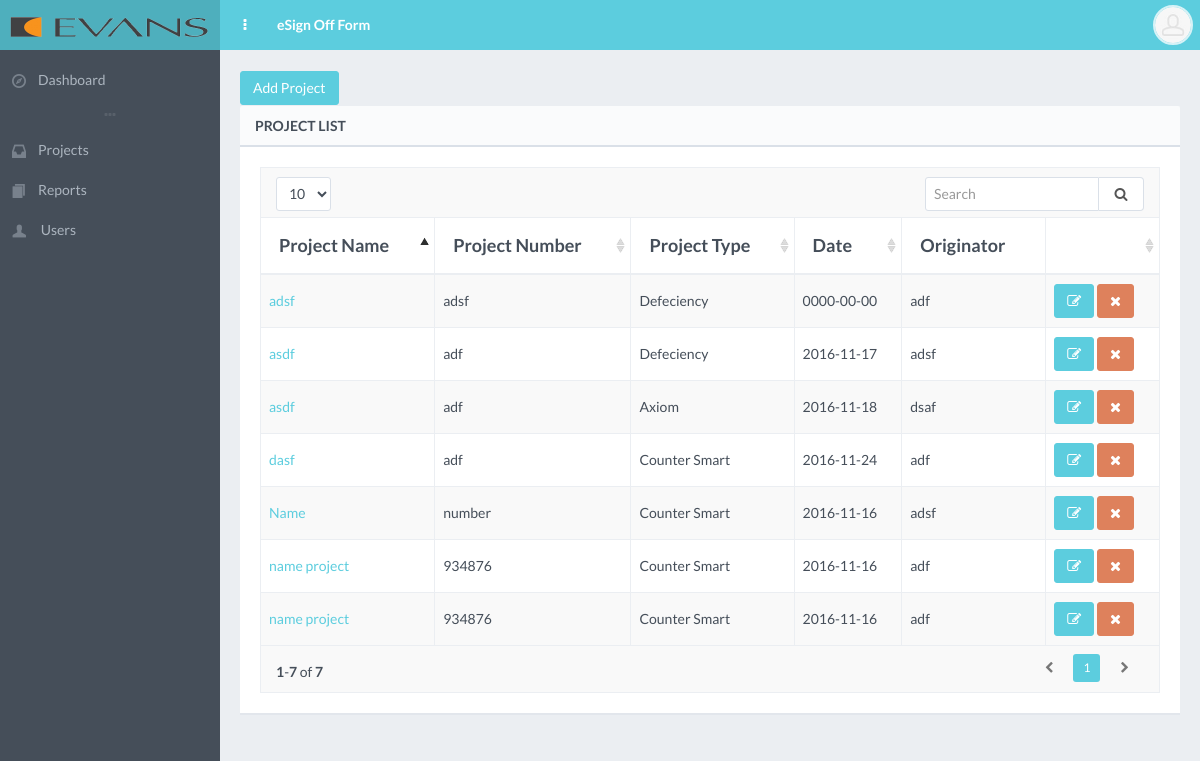
The app's page /admin/projects.php with its own data.
### tables this page shows
CREATE TABLE `project` (
  `projectid` bigint(20) NOT NULL AUTO_INCREMENT,
  `projectname` varchar(300) DEFAULT NULL,
  `projectnumber` varchar(300) DEFAULT NULL,
  `projecttype` varchar(300) DEFAULT NULL,
  `formdate` date DEFAULT NULL,
  `originator` varchar(300) DEFAULT NULL,
  PRIMARY KEY (`projectid`)
);

### admin/include/functions.php (called while the page is built, shortened)
<?php
function selectListSQL($q){
	$conn = dbConnect();
	$stmt = $conn->prepare($q);
	$stmt->execute();
	$rows = $stmt->fetchAll();
	return $rows;
}
?>

### admin/projects.php (the view, shortened to what this page needs)
<?php
include('header.php');
include_once("include/functions.php");
?>
    <body>
        <div id="page-wrapper" class="page-loading">
            <div id="page-container" class="header-fixed-top sidebar-visible-lg-full">
			<?php include('sidebar.php'); ?>
                <div id="main-container">
                    <?php include('headernav.php');?>
                    <div id="page-content">
			<div class="row">
			   <div class="col-lg-12">
						<div>
					<a href="#modal-regular" class="btn btn-effect-ripple btn-primary" data-toggle="modal">Add Project</a>
					</div>
				<div class="block full">
					<div class="block-title">
						<h2>Project List</h2>
					</div>
					<div class="table-responsive">
						<table id="example-datatable" class="table table-striped table-bordered table-vcenter table-hover">
							<thead>
								<tr>
									<th>Project Name</th>
									<th>Project Number</th>
									<th>Project Type</th>
									<th>Date</th>
									<th>Originator</th>
									<th></th>
								</tr>
							</thead>
							<tbody>
					<?php
						$itemlist = selectListSQL("SELECT * FROM project");
						foreach ($itemlist as $rows => $link) {
							$projectname = $link['projectname'];
							$projectnumber = $link['projectnumber'];
							$projecttype = $link['projecttype'];
							$formdate = $link['formdate'];
							$originator = $link['originator'];
							echo "<tr class='odd gradeX'>";
							echo "<td><a href='#'>$projectname</a></td>";
							echo "<td>$projectnumber</td>";
							echo "<td>$projecttype</td>";
							echo "<td>$formdate</td>";
							echo "<td>$originator</td>";
							echo "<td class='center'>
								<button class='btn btn-primary' onClick='edititem($itemNo)'  data-toggle='modal' data-target='#addItem'><i class='fa fa-edit'></i></button>
								<button class='btn btn-danger notification' id='notification' onClick='deleteitem($itemNo)'><i class='fa fa-times'></i></button>
							</td>";
							echo "</tr>";
						}
						?>
							</tbody>
						</table>
					</div>
				</div>
			   </div>
			</div>
                    </div>
                </div>
            </div>
        </div>
<?php include('footer.php');?>

### admin/header.php (shortened to what this page needs)
<!DOCTYPE html>
 <html class="no-js" lang="en">
    <head>
        <link rel="stylesheet" href="css/bootstrap.min.css">
        <link rel="stylesheet" href="css/plugins.css">
        <link rel="stylesheet" href="css/main.css">
        <link rel="stylesheet" href="css/themes.css">
    </head>

### admin/sidebar.php
         <div id="sidebar">
             <div id="sidebar-brand" class="themed-background">
                 <a href="index.php" class="sidebar-title">
<img style="width:100%;" src="img/preview-logo.png">
                 </a>
             </div>
             <div id="sidebar-scroll">
                 <div class="sidebar-content">
                     <ul class="sidebar-nav">
                         <li>
                             <a href="index.php"><i class="gi gi-compass sidebar-nav-icon"></i><span class="sidebar-nav-mini-hide">Dashboard</span></a>
                         </li>
                         <li class="sidebar-separator">
                             <i class="fa fa-ellipsis-h"></i>
                         </li>
	<li>
                             <a href="projects.php"><i class="gi gi-inbox sidebar-nav-icon"></i><span class="sidebar-nav-mini-hide">Projects</span></a>
                         </li>
	<li>
                             <a href="reports.php"><i class="gi gi-more_items sidebar-nav-icon"></i><span>Reports</span></a>
                         </li>
	<li>
                             <a href="users.php"><i class="gi gi-user sidebar-nav-icon"></i> <span>Users</span></a>
                         </li>
                     </ul>
                 </div>
             </div>
         </div>

### admin/headernav.php (shortened to what this page needs)
<header class="navbar navbar-inverse navbar-fixed-top">
                        <ul class="nav navbar-nav-custom">
                            <li>
                                <a href="javascript:void(0)" onclick="App.sidebar('toggle-sidebar');this.blur();">
                                    <i class="fa fa-ellipsis-v fa-fw animation-fadeInRight" id="sidebar-toggle-mini"></i>
                                </a>
                            </li>
                            <li class="hidden-xs animation-fadeInQuick">
                                <a href=""><strong>eSign Off Form</strong></a>
                            </li>
                        </ul>
                        <ul class="nav navbar-nav-custom pull-right">
                            <li class="dropdown">
                                <a href="javascript:void(0)" class="dropdown-toggle" data-toggle="dropdown">
                                    <img src="img/placeholders/avatars/avatar9.jpg" alt="avatar">
                                </a>
                            </li>
                        </ul>
                    </header>

### admin/footer.php (shortened to what this page needs)
    </body>
</html>

### records on screen
project: projectname "Name", projectnumber "number", projecttype "Counter Smart", formdate "2016-11-16", originator "adsf"
project: projectname "name project", projectnumber "934876", projecttype "Counter Smart", formdate "2016-11-16", originator "adf"
project: projectname "name project", projectnumber "934876", projecttype "Counter Smart", formdate "2016-11-16", originator "adf"
project: projectname "dasf", projectnumber "adf", projecttype "Counter Smart", formdate "2016-11-24", originator "adf"
project: projectname "adsf", projectnumber "adsf", projecttype "Defeciency", formdate "0000-00-00", originator "adf"
project: projectname "asdf", projectnumber "adf", projecttype "Defeciency", formdate "2016-11-17", originator "adsf"
project: projectname "asdf", projectnumber "adf", projecttype "Axiom", formdate "2016-11-18", originator "dsaf"
